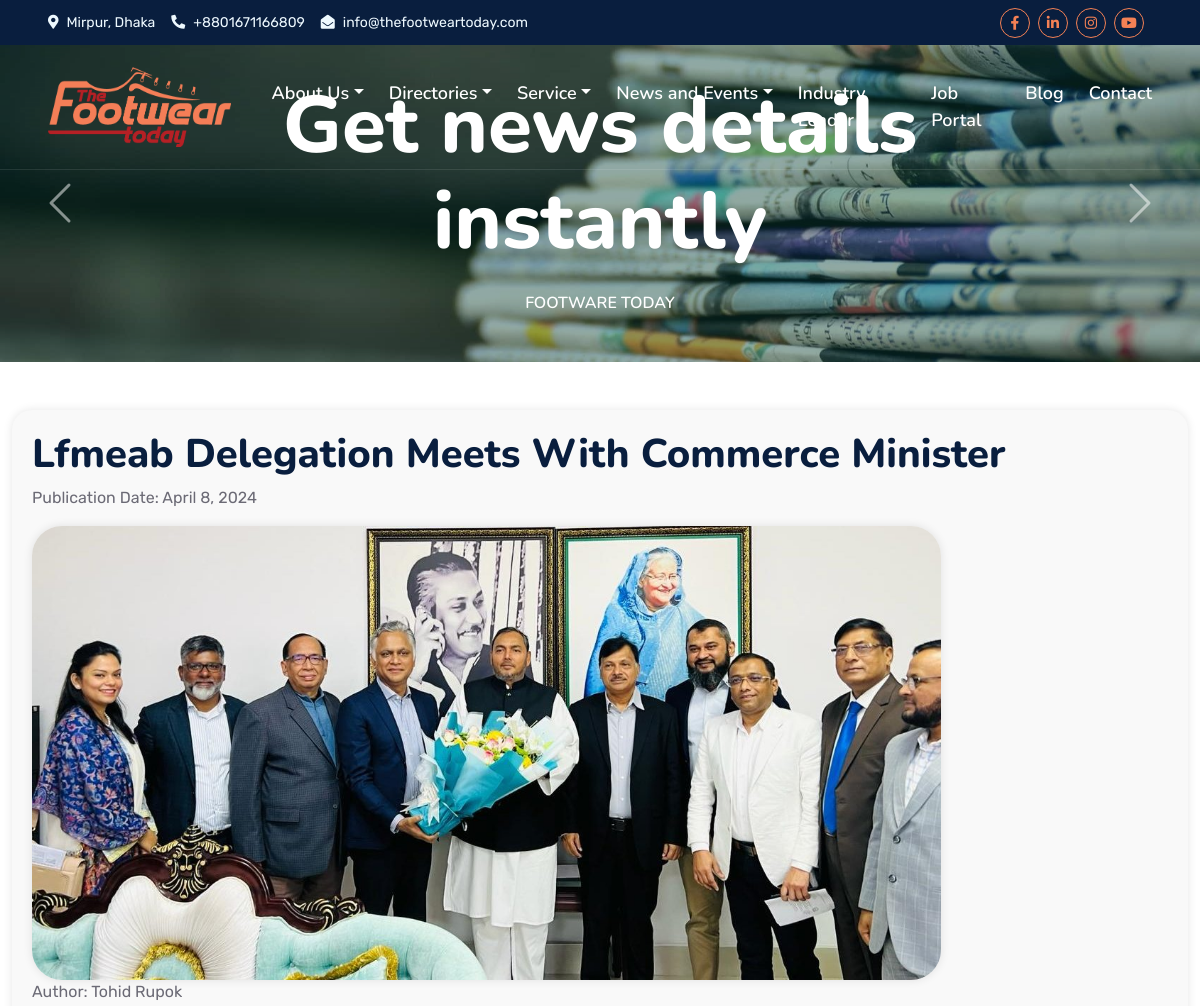
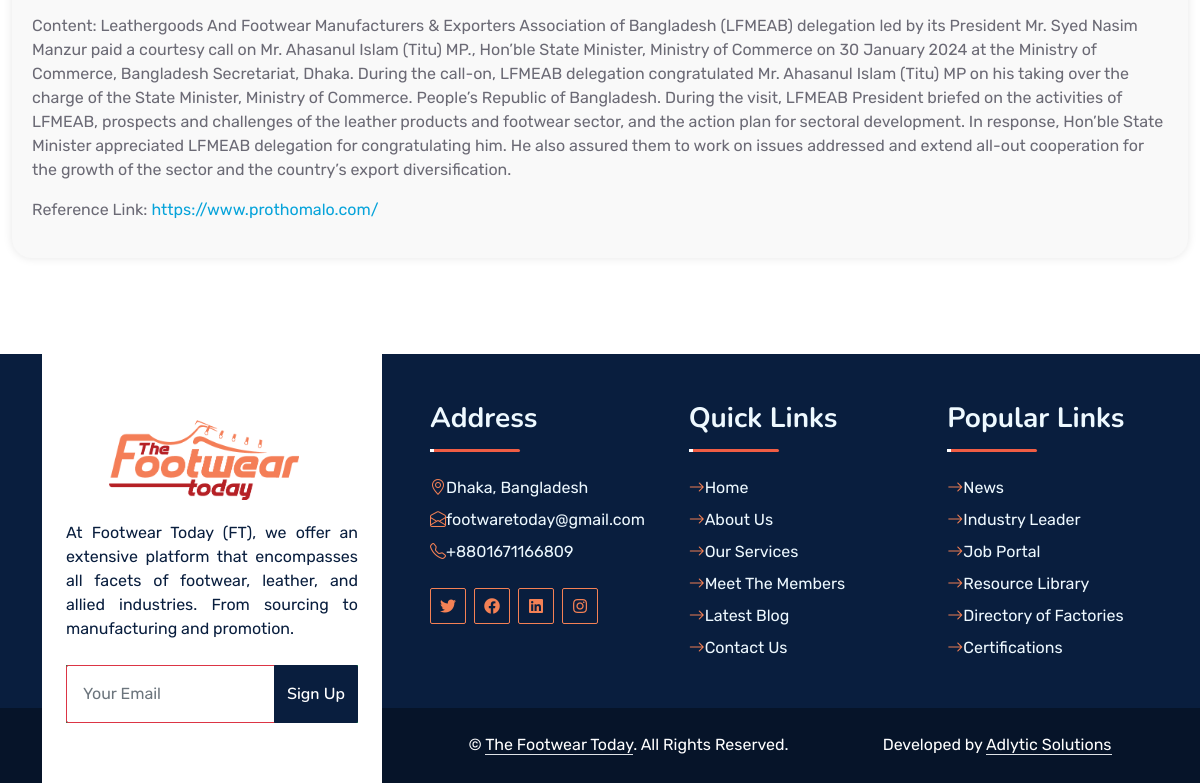
/news/lfmeab-delegation-meets-with-commerce-minister/, run on the app's committed database (2 pictures, top to bottom).
### store/models.py (models this page shows, shortened)
class NewsArticle(models.Model):
    title = models.CharField(max_length=200)
    slug = models.SlugField(max_length=220, unique=True, blank=True, null=True)
    content = models.TextField()
    publication_date = models.DateField(auto_now_add=True)
    author = models.CharField(max_length=100)
    image = models.ImageField(upload_to='photos/news_images/', null=True, blank=True)
    is_availble = models.BooleanField(default = True)
    reference_link = models.URLField(max_length = 200, blank=True, null=True)

### store/views.py (the view)
# urls.py: path('news/<slug:news_slug>/', views.news_detail ,name='news_detail'),
def news_detail(request, news_slug):
    news = NewsArticle.objects.get(slug=news_slug)
    return render(request, 'news/news_details.html', {'news': news})

### store/templates/news/news_details.html (shortened to what this page needs)
{% extends 'index.html' %} {% block body%} {% load static %}
<body>
  <div class="container-fluid position-relative p-0">
    <nav class="navbar navbar-expand-lg navbar-dark px-5 py-3 py-lg-0">
      <a href="{% url 'logo' %}" class="navbar-brand p-0">
        <h1 class="m-0">
          <img
            class="w-100"
            src="{% static 'img/logo/xlogo.png' %}"
            height="80px"
            width="100px"
            alt="Image"
          />
        </h1>
      </a>
      <div class="collapse navbar-collapse" id="navbarCollapse">
        <div class="navbar-nav ms-auto py-0">
          <div class="nav-item dropdown">
            <a
              href="#"
              class="nav-link dropdown-toggle"
              data-bs-toggle="dropdown"
              >About Us</a
            >
          </div>
          <div class="nav-item dropdown">
            <a
              href="#"
              class="nav-link dropdown-toggle"
              data-bs-toggle="dropdown"
              >Directories</a
            >
          </div>
          <div class="nav-item dropdown">
            <a
              href="#"
              class="nav-link dropdown-toggle"
              data-bs-toggle="dropdown"
              >Service</a
            >
          </div>
          <div class="nav-item dropdown">
            <a
              href="#"
              class="nav-link dropdown-toggle"
              data-bs-toggle="dropdown"
              >News and Events</a
            >
          </div>
          <a href="{% url 'leaders' %}" class="nav-item nav-link"
            >Industry Leader</a
          >
          <a href="{% url 'job_list' %}" class="nav-item nav-link"
            >Job Portal</a
          >
          <a href="{% url 'blog' %}" class="nav-item nav-link">Blog</a>
          <a href="{% url 'contact' %}" class="nav-item nav-link">Contact</a>
        </div>
      </div>
    </nav>
    <div
      id="header-carousel"
      class="carousel slide carousel-fade"
      data-bs-ride="carousel"
    >
      <div class="carousel-inner">
        <div class="carousel-item active">
          <img class="w-100" src="{% static 'img/newsd.jpg'%}" alt="Image" />
          <div
            class="carousel-caption d-flex flex-column align-items-center justify-content-center"
          >
            <div class="p-3" style="max-width: 900px">
              <h1 class="display-1 text-white mb-md-4 animated zoomIn">
                Get news details instantly
              </h1>
              <h6 class="text-white text-uppercase mb-3 animated slideInDown">
                Footware Today
              </h6>
            </div>
          </div>
        </div>
      </div>
      <button
        class="carousel-control-prev"
        type="button"
        data-bs-target="#header-carousel"
        data-bs-slide="prev"
      >
        <span class="carousel-control-prev-icon" aria-hidden="true"></span>
      </button>
      <button
        class="carousel-control-next"
        type="button"
        data-bs-target="#header-carousel"
        data-bs-slide="next"
      >
        <span class="carousel-control-next-icon" aria-hidden="true"></span>
      </button>
    </div>
  </div>
  <div class="container-fluid py-5 wow fadeInUp" data-wow-delay="0.1s">
    <div class="news-details">
      <h1>{{ news.title }}</h1>
      <p>Publication Date: {{ news.publication_date }}</p>
      {% if news.image %}
      <img
        src="{{ news.image.url }}"
        alt="{{ news.title }}"
        class="news-image"
      />
      {% endif %}
      <p>Author: {{ news.author }}</p>
      <p>Content: {{ news.content }}</p>
      {% if news.reference_link %}
      <p>
        Reference Link:
        <a href="{{ news.reference_link }}">{{ news.reference_link }}</a>
      </p>
      {% endif %}
    </div>
  </div>
  {% endblock %}

### static/css/style.css (style rules this page uses)
:root { --primary: #f05d44; --secondary: #f05d44; --light: #f05d44; --dark: #a4282a; }
h1, h2, .fw-bold { font-weight: 800 !important; }
h5, h6, .fw-medium { font-weight: 600 !important; }
.navbar-dark .navbar-nav .nav-link { font-family: 'Nunito', sans-serif; position: relative; margin-left: 25px; padding: 35px 0; color: #FFFFFF; font-size: 18px; font-weight: 600; outline: none; transition: .5s; }
.navbar-dark .navbar-brand h1 { color: #FFFFFF; }
@media (min-width: 992px) { .navbar-dark { position: absolute; width: 100%; top: 0; left: 0; border-bottom: 1px solid rgba(256, 256, 256, .1); z-index: 999; } }
@media (min-width: 992px) { .navbar-dark .navbar-nav .nav-link::before { position: absolute; content: ""; width: 0; height: 2px; bottom: -1px; left: 50%; background: var(--primary); transition: .5s; } }
.carousel-caption { top: 0; left: 0; right: 0; bottom: 0; background: rgba(9, 62, 55, .45); z-index: 1; }
.carousel-control-prev, .carousel-control-next { width: 10%; }
.carousel-control-prev-icon, .carousel-control-next-icon { width: 3rem; height: 3rem; }

### store/templates/news/news_details.html (style rules this page uses)
.news-image { max-width: 80%; height: auto; border-radius: 30px; box-shadow: 0px 0px 10px rgba(0, 0, 0, 0.1); }
.news-details { background-color: #f9f9f9; padding: 20px; border-radius: 20px; box-shadow: 0px 0px 10px rgba(0, 0, 0, 0.1); }

### data on the page
NewsArticle: title "Lfmeab Delegation Meets With Commerce Minister", publication_date "April 8, 2024", image (picture), author "Tohid Rupok", content "Leathergoods And Footwear Manufacturers & Exporters Association of Bangladesh (LFMEAB) delegation led by its President Mr. Syed Nasim Manzur paid a courtesy call on Mr. Ahasanul Islam (Titu) MP., Hon’ble State Minister, Ministry of Commerce on 30 January 2024 at the Ministry of Commerce, Bangladesh Secretariat, Dhaka. During the call-on, LFMEAB delegation congratulated Mr. Ahasanul Islam (Titu) MP on his taking over the charge of the State Minister, Ministry of Commerce. People’s Republic of Bangladesh. During the visit, LFMEAB President briefed on the activities of LFMEAB, prospects and challenges of the leather products and footwear sector, and the action plan for sectoral development. In…", reference_link "https://www.prothomalo.com/"
